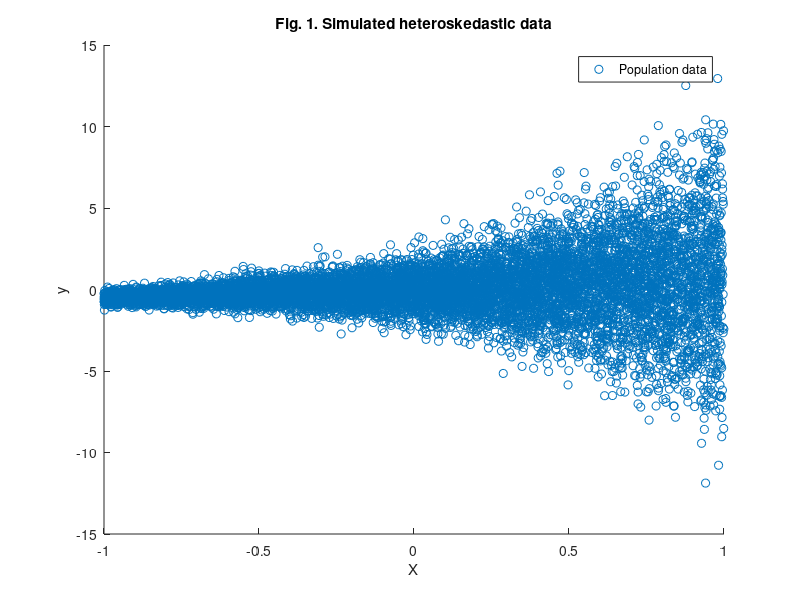

Source code (MATLAB): (Note: this script raises an error after producing the figure.)
% Exercise - Understanding the method of wild bootstrap

%% 1. Aim of the exercise
% The aim of this exercise is to understand how to accurately estimate the
% standard errors of regression coefficients in the presence of
% heteroskedastic error variance. Traditional bootstrap methods, such as
% the paired bootstrap, may yield misleading inference under
% heteroskedasticity. To address this, we use the wild bootstrap method,
% which improves robustness by modifying residuals with random multipliers.
% We then compare its performance to that of direct sampling from the
% population.

%% 2. Theory
% Refer to the accompanying PDF file for the theory.

%% 3. Set values for the parameters of the simulation

% 3.1. Clear the memory
clear;

% 3.2. Set the number of simulations as the number of bootstrap samples
N_sim = 5000;

%% 4. Generate population data

% 4.1. Set the population size
N_obs_pop = 10000;

% 4.2. Generate data for the independent variable
X_pop = random('Uniform',-1,1,[N_obs_pop,1]);

% 4.3. Heteroskedasticity parameter 
Gamma = 1.5; 

% 4.4. Generate error
u_pop = random('Normal',0,exp(X_pop*Gamma),[N_obs_pop,1]);

% 4.5. Set true beta of the model
B_true = 0.5; 

% 4.6. Generate y
y_pop = X_pop*B_true+u_pop;

% 4.7. Generate (paired) population data
data_pop = [y_pop X_pop];

%% 5. Plot the heteroskedastic true data
figure
hold on
scatter(X_pop,y_pop);
title('Fig. 1. Simulated heteroskedastic data');
xlabel('X');
ylabel('y');
legend('Population data');
hold off

%% 6. Draw samples from the population

% 6.1. Set the sample size
N_obs_sample = 100;

% 6.2. Preallocate matrix to save (paired) samples
data_samples_pop = NaN(N_obs_sample,2,N_sim);

% 6.3. Preallocate vector to store coeficient estimatess
B_hats_data_samples_pop = NaN(N_sim,1);

% 6.4. Monte Carlo sampling
for i = 1:N_sim
    data_samples_pop(:,:,i) = datasample(data_pop,N_obs_sample, ...
        'Replace',false); % Save samples in 3rd dimension
    y = data_samples_pop(:,1,i);
    X = data_samples_pop(:,2,i);
    LSS = exercisefunctionlss(y,X);
    B_hats_data_samples_pop(i) = LSS.B_hat(1,1);
end

%% 7. Pick an "initial" sample

% 7.1. Randomly pick one sample index
sample_index = randi(N_sim);  

% 7.2. Pick one sample from the previously drawn samples
data_sample = data_samples_pop(:,:,sample_index);

%% 8. Draw (bootstrap) samples from the initial sample 

% 8.1. Extract fixed design matrix and outcome variable
y = data_sample(:,1);
X = data_sample(:,2);

% 8.2. Estimate beta
LSS = exercisefunctionlss(y,X); 
B_hat = LSS.B_hat(1,1);

% 8.3. Compute the residuals
u_hat = LSS.u_hat;

% 8.4. Compute leverage values used in HC2 correction
h = diag(X/(X'*X)*X');

% 8.5. Preallocate vector to store coefficient estimates
B_hats_data_samples_boot = NaN(N_sim,1);

% 8.6. Resample from initial sample and estimate the coefficient 
for i = 1:N_sim
    v = random('Normal',0,1,[N_obs_sample,1]); % N(0,1) multipliers
    % v = 2*(random('Uniform',-1,1,[N_obs_sample,1]) > 0.5)-1; % Rademacher multipliers
    y_boot = X*B_hat+(u_hat./sqrt(1-h)).*v; % u_hat./sqrt(1-h) is the HC2 adjustment to residuals
    LSS = exercisefunctionlss(y_boot,X); 
    B_hats_data_samples_boot(i) = LSS.B_hat(1,1);
end

%% 9. Plot estimated PDFs
figure
hold on
[f_boot,x_boot] = ksdensity(B_hats_data_samples_boot,'function','pdf');
plot(x_boot,f_boot,'Color',[0.8500,0.3250,0.0980], ...
    'DisplayName','Bootstrap sampling');
xline(mean(B_hats_data_samples_boot),'Color',[0.8500,0.3250,0.0980], ...
    'DisplayName','B\_hat\_bootstrap');
[f_pop,x_pop] = ksdensity(B_hats_data_samples_pop,'function','pdf');
plot(x_pop,f_pop,'Color',[0,0.4470,0.7410], ...
    'DisplayName','Population sampling');
xline(B_true,'Color',[0,0.4470,0.7410], ...
    'DisplayName','B\_true');
ylabel('Density');
xlabel('B\_hat');
legend('show')
title(['Fig. 2. PDF comparison: bootstrap vs. ' ...
    'population sampling']);
hold off

%% 10. Plot estimated CDFs
figure
hold on
[f_boot,x_boot] = ksdensity(B_hats_data_samples_boot,'function','cdf');
plot(x_boot,f_boot,'Color',[0,0.4470,0.7410], ...
    'DisplayName','Population sampling');
[f_pop,x_pop] = ksdensity(B_hats_data_samples_pop,'function','cdf');
plot(x_pop,f_pop,'Color',[0.8500,0.3250,0.0980], ...
    'DisplayName','Bootstrap sampling');
ylabel('Cumulative distribution');
xlabel('B\_hat');
legend('show');
title(['Fig. 3. CDF comparison: bootstrap vs. ' ...
    'population sampling']);
hold off
